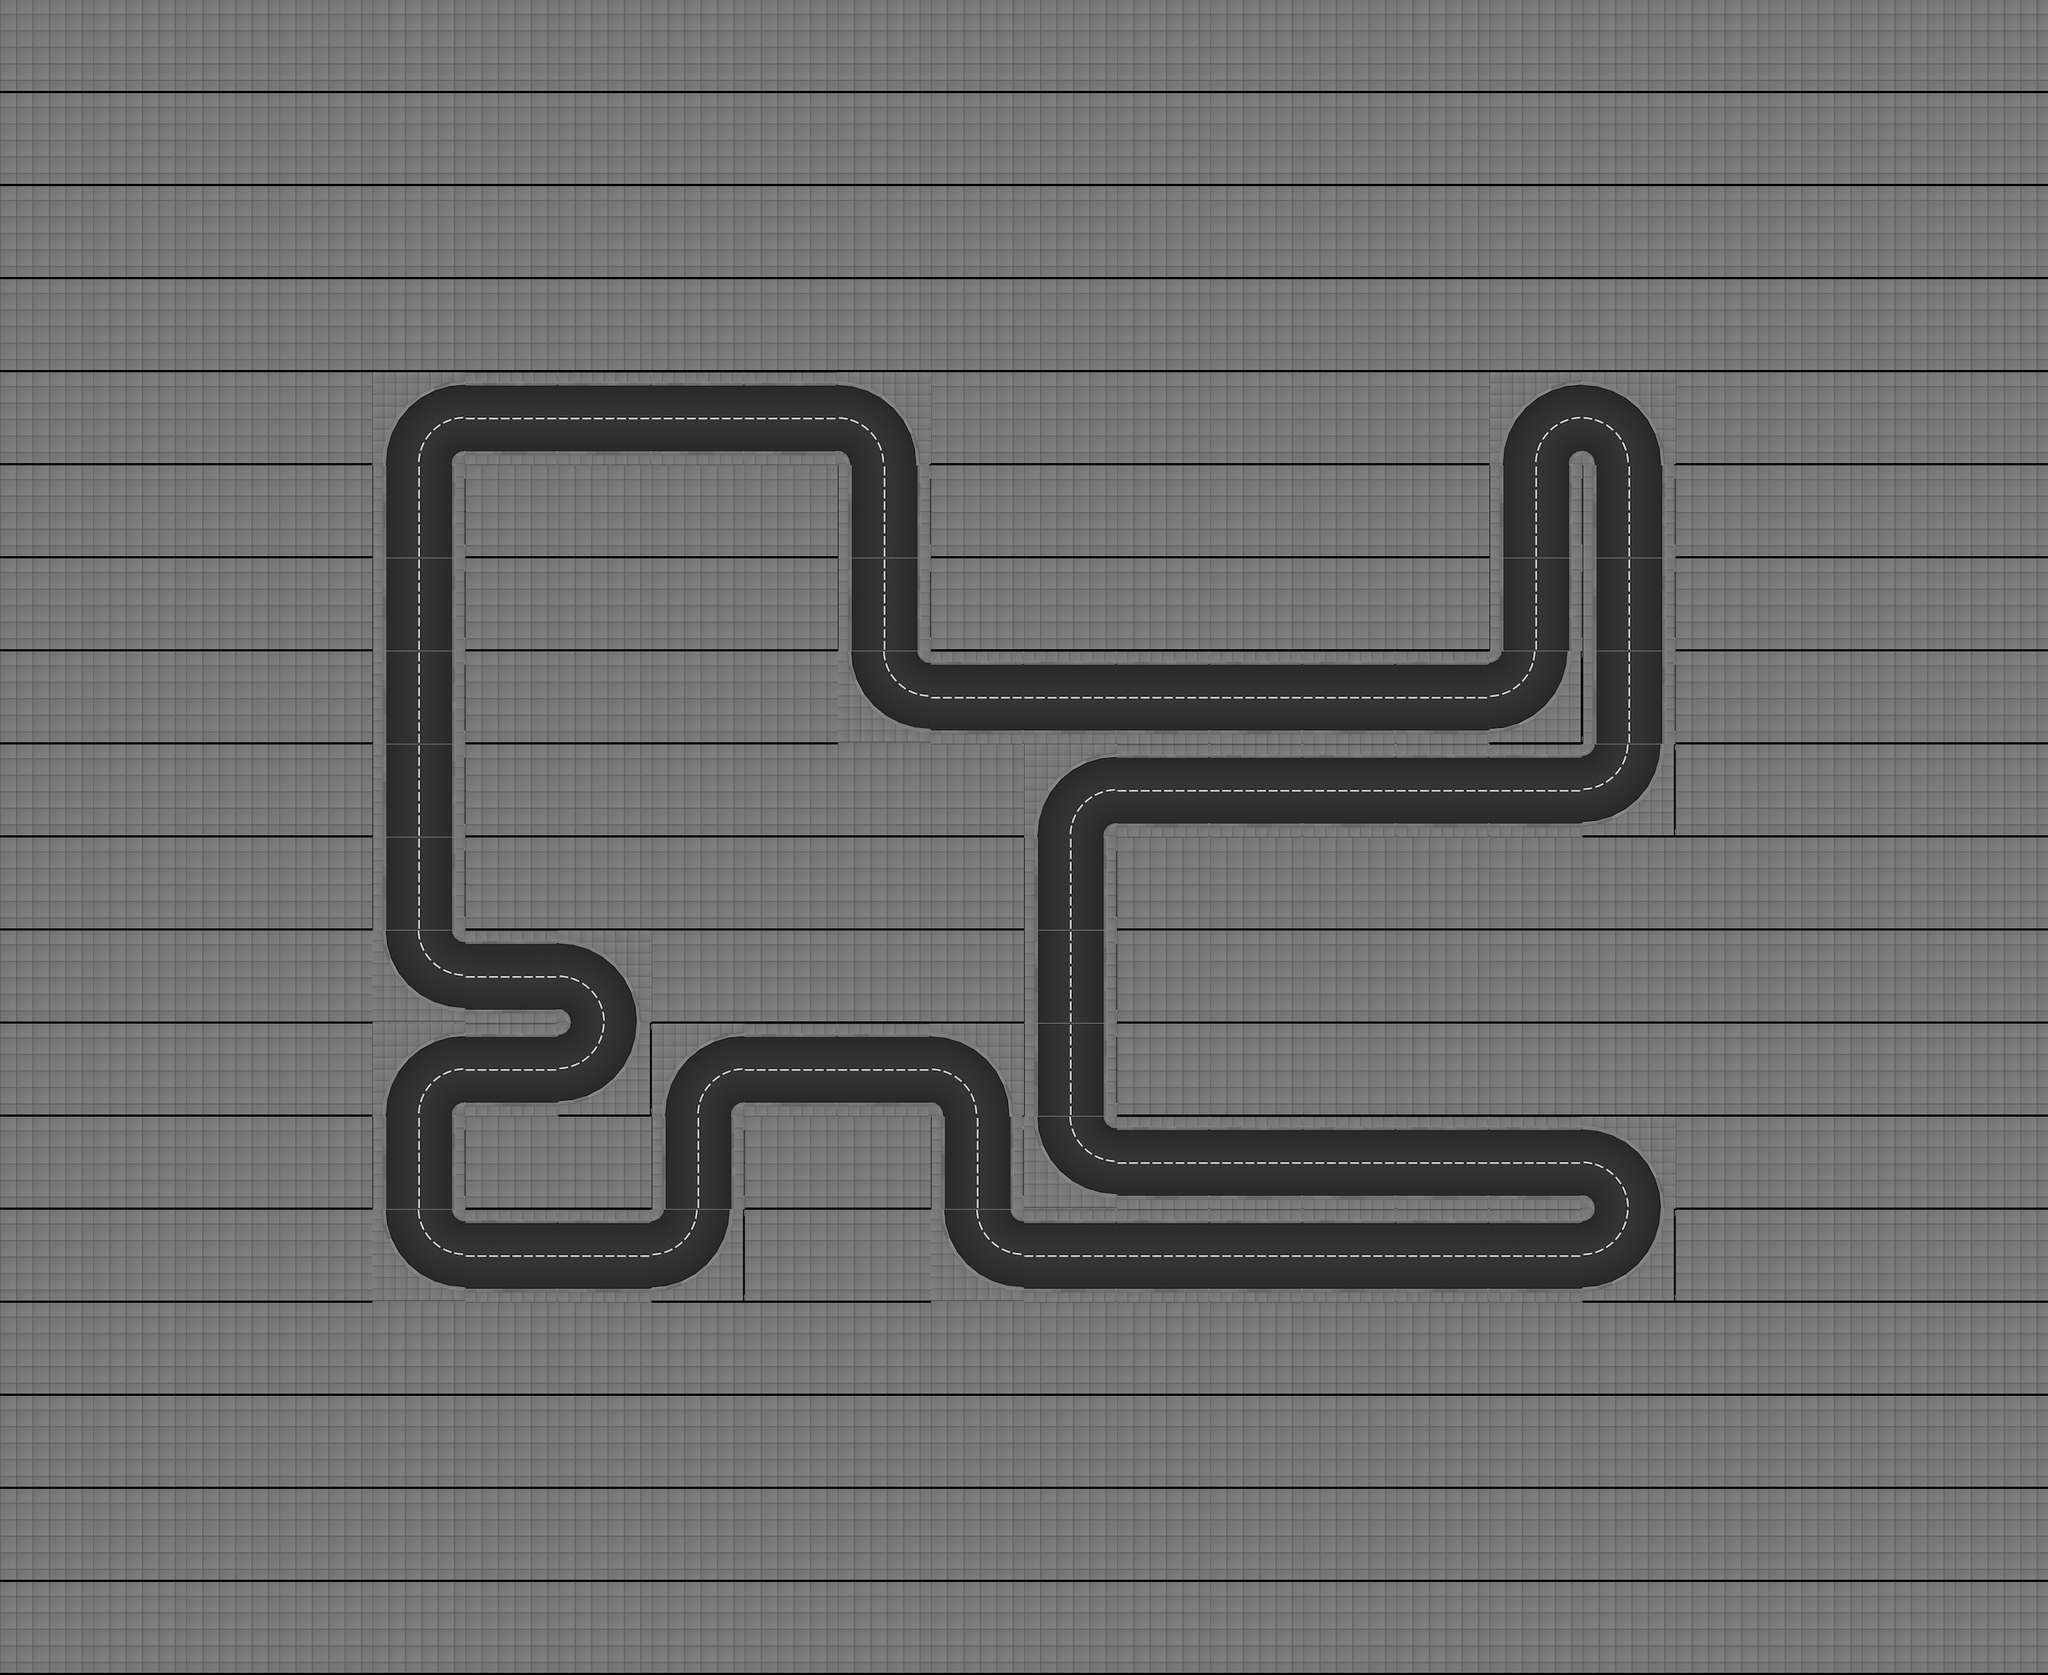

This is a level from a 2D game, rendered from its Tiled map with the project's own tilesets. A one-line summary and the map file follow, with tile-layer data summarised:
An orthogonal 22x18 tile map with 128x128 px tiles, 1 tile layer (track), 2 tilesets and 411 objects (27x office_07_ground_floor, 27x office_07_floor, 26x office_06_ground_floor, 26x office_06_floor, 22x office_05_ground_floor, ...).

<map height="18" infinite="0" nextlayerid="1" nextobjectid="1" orientation="orthogonal" renderorder="right-down" tiledversion="1.2.2" tileheight="128" tilewidth="128" version="1.2" width="22"><tileset firstgid="1" source="../../gbResources/set_tiles.tsx" /><tileset firstgid="134" source="../../gbResources/set_objects.tsx" /><layer height="18" id="1" name="track" width="22"><data>[396 cells, 396 non-empty, 7 distinct tile ids]</data></layer><objectgroup id="1" name="walls"><object id="1" x="512" y="640"><polyline points="16,0 32,-64 64,-96 128,-112" /></object><object id="2" x="512" y="640"><polyline points="112,0 114,-8 120,-14 128,-16" /></object><object id="3" x="512" y="704.0"><polyline points="16,-64 16,64" /></object><object id="4" x="512" y="704.0"><polyline points="112,-64 112,64" /></object><object id="5" x="512" y="832.0"><polyline points="16,-64 16,64" /></object><object id="6" x="512" y="832.0"><polyline points="112,-64 112,64" /></object><object id="7" x="512" y="960.0"><polyline points="16,-64 16,64" /></object><object id="8" x="512" y="960.0"><polyline points="112,-64 112,64" /></object><object id="9" x="512" y="1088.0"><polyline points="16,-64 16,64" /></object><object id="10" x="512" y="1088.0"><polyline points="112,-64 112,64" /></object><object id="11" x="512" y="1216.0"><polyline points="16,-64 16,64" /></object><object id="12" x="512" y="1216.0"><polyline points="112,-64 112,64" /></object><object id="13" x="512" y="1408"><polyline points="16,-128 32,-64 64,-32 128,-16" /></object><object id="14" x="512" y="1408"><polyline points="112,-128 114,-120 120,-114 128,-112" /></object><object id="15" x="512" y="1536"><polyline points="16,0 32,-64 64,-96 128,-112" /></object><object id="16" x="512" y="1536"><polyline points="112,0 114,-8 120,-14 128,-16" /></object><object id="17" x="512" y="1600.0"><polyline points="16,-64 16,64" /></object><object id="18" x="512" y="1600.0"><polyline points="112,-64 112,64" /></object><object id="19" x="512" y="1792"><polyline points="16,-128 32,-64 64,-32 128,-16" /></object><object id="20" x="512" y="1792"><polyline points="112,-128 114,-120 120,-114 128,-112" /></object><object id="21" x="640" y="592.0"><polyline points="0,-64 128,-64" /></object><object id="22" x="640" y="560.0"><polyline points="0,64 128,64" /></object><object id="23" x="640" y="1360.0"><polyline points="0,-64 128,-64" /></object><object id="24" x="640" y="1328.0"><polyline points="0,64 128,64" /></object><object id="25" x="640" y="1488.0"><polyline points="0,-64 128,-64" /></object><object id="26" x="640" y="1456.0"><polyline points="0,64 128,64" /></object><object id="27" x="640" y="1744.0"><polyline points="0,-64 128,-64" /></object><object id="28" x="640" y="1712.0"><polyline points="0,64 128,64" /></object><object id="29" x="768" y="592.0"><polyline points="0,-64 128,-64" /></object><object id="30" x="768" y="560.0"><polyline points="0,64 128,64" /></object><object id="31" x="768" y="1408"><polyline points="0,-112 64,-96 96,-64 112,0" /></object><object id="32" x="768" y="1408"><polyline points="0,-16 8,-14 14,-8 16,0" /></object><object id="33" x="768" y="1536"><polyline points="112,-128 96,-64 64,-32 0,-16" /></object><object id="34" x="768" y="1536"><polyline points="16,-128 14,-120 8,-114 0,-112" /></object><object id="35" x="768" y="1744.0"><polyline points="0,-64 128,-64" /></object><object id="36" x="768" y="1712.0"><polyline points="0,64 128,64" /></object><object id="37" x="896" y="592.0"><polyline points="0,-64 128,-64" /></object><object id="38" x="896" y="560.0"><polyline points="0,64 128,64" /></object><object id="39" x="896" y="1536"><polyline points="16,0 32,-64 64,-96 128,-112" /></object><object id="40" x="896" y="1536"><polyline points="112,0 114,-8 120,-14 128,-16" /></object><object id="41" x="896" y="1600.0"><polyline points="16,-64 16,64" /></object><object id="42" x="896" y="1600.0"><polyline points="112,-64 112,64" /></object><object id="43" x="896" y="1792"><polyline points="112,-128 96,-64 64,-32 0,-16" /></object><object id="44" x="896" y="1792"><polyline points="16,-128 14,-120 8,-114 0,-112" /></object><object id="45" x="1024" y="592.0"><polyline points="0,-64 128,-64" /></object><object id="46" x="1024" y="560.0"><polyline points="0,64 128,64" /></object><object id="47" x="1024" y="1488.0"><polyline points="0,-64 128,-64" /></object><object id="48" x="1024" y="1456.0"><polyline points="0,64 128,64" /></object><object id="49" x="1152" y="640"><polyline points="0,-112 64,-96 96,-64 112,0" /></object><object id="50" x="1152" y="640"><polyline points="0,-16 8,-14 14,-8 16,0" /></object><object id="51" x="1152" y="704.0"><polyline points="16,-64 16,64" /></object><object id="52" x="1152" y="704.0"><polyline points="112,-64 112,64" /></object><object id="53" x="1152" y="832.0"><polyline points="16,-64 16,64" /></object><object id="54" x="1152" y="832.0"><polyline points="112,-64 112,64" /></object><object id="55" x="1152" y="1024"><polyline points="16,-128 32,-64 64,-32 128,-16" /></object><object id="56" x="1152" y="1024"><polyline points="112,-128 114,-120 120,-114 128,-112" /></object><object id="57" x="1152" y="1488.0"><polyline points="0,-64 128,-64" /></object><object id="58" x="1152" y="1456.0"><polyline points="0,64 128,64" /></object><object id="59" x="1280" y="976.0"><polyline points="0,-64 128,-64" /></object><object id="60" x="1280" y="944.0"><polyline points="0,64 128,64" /></object><object id="61" x="1280" y="1536"><polyline points="0,-112 64,-96 96,-64 112,0" /></object><object id="62" x="1280" y="1536"><polyline points="0,-16 8,-14 14,-8 16,0" /></object><object id="63" x="1280" y="1600.0"><polyline points="16,-64 16,64" /></object><object id="64" x="1280" y="1600.0"><polyline points="112,-64 112,64" /></object><object id="65" x="1280" y="1792"><polyline points="16,-128 32,-64 64,-32 128,-16" /></object><object id="66" x="1280" y="1792"><polyline points="112,-128 114,-120 120,-114 128,-112" /></object><object id="67" x="1408" y="976.0"><polyline points="0,-64 128,-64" /></object><object id="68" x="1408" y="944.0"><polyline points="0,64 128,64" /></object><object id="69" x="1408" y="1152"><polyline points="16,0 32,-64 64,-96 128,-112" /></object><object id="70" x="1408" y="1152"><polyline points="112,0 114,-8 120,-14 128,-16" /></object><object id="71" x="1408" y="1216.0"><polyline points="16,-64 16,64" /></object><object id="72" x="1408" y="1216.0"><polyline points="112,-64 112,64" /></object><object id="73" x="1408" y="1344.0"><polyline points="16,-64 16,64" /></object><object id="74" x="1408" y="1344.0"><polyline points="112,-64 112,64" /></object><object id="75" x="1408" y="1472.0"><polyline points="16,-64 16,64" /></object><object id="76" x="1408" y="1472.0"><polyline points="112,-64 112,64" /></object><object id="77" x="1408" y="1664"><polyline points="16,-128 32,-64 64,-32 128,-16" /></object><object id="78" x="1408" y="1664"><polyline points="112,-128 114,-120 120,-114 128,-112" /></object><object id="79" x="1408" y="1744.0"><polyline points="0,-64 128,-64" /></object><object id="80" x="1408" y="1712.0"><polyline points="0,64 128,64" /></object><object id="81" x="1536" y="976.0"><polyline points="0,-64 128,-64" /></object><object id="82" x="1536" y="944.0"><polyline points="0,64 128,64" /></object><object id="83" x="1536" y="1104.0"><polyline points="0,-64 128,-64" /></object></objectgroup><objectgroup id="2" name="route"><!-- 1 objects omitted --></objectgroup><objectgroup id="3" name="lights"><!-- 70 objects omitted --></objectgroup><objectgroup id="4" name="slow_motion_triggers"><!-- 20 objects omitted --></objectgroup><objectgroup id="5" name="speed_up_triggers"><!-- 8 objects omitted --></objectgroup><objectgroup id="6" name="buildings"><!-- 168 objects omitted --></objectgroup><objectgroup id="7" name="spawners"><!-- 4 objects omitted --></objectgroup></map>
<!-- 328 of 411 objects omitted -->
